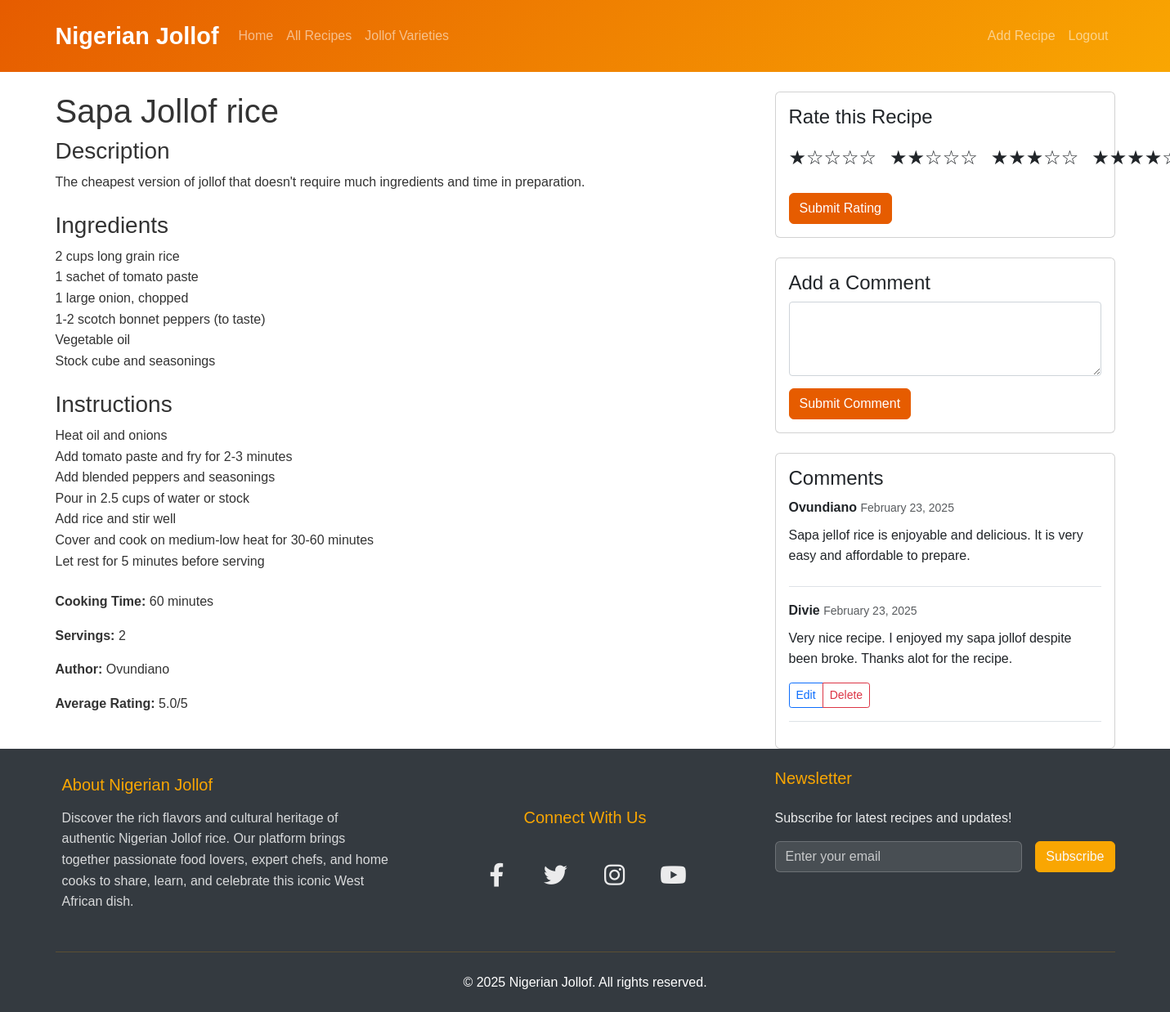
/recipe/1/ (signed in), run on the app's committed database.
### recipes/models.py (models this page shows, shortened)
class Recipe(models.Model):
    title = models.CharField(max_length=200)
    description = models.TextField()
    ingredients = models.TextField()
    instructions = models.TextField()
    cooking_time = models.IntegerField(help_text="Cooking time in minutes")
    servings = models.IntegerField()
    image = models.ImageField(upload_to='recipes/', blank=True, null=True)
    created_at = models.DateTimeField(auto_now_add=True)
    updated_at = models.DateTimeField(auto_now=True)
    category = models.ForeignKey(Category, on_delete=models.SET_NULL, null=True)
    author = models.ForeignKey(User, on_delete=models.CASCADE)
    def average_rating(self):
        ratings = self.ratings.all()
        if ratings:
            return sum([rating.value for rating in ratings]) / len(ratings)
        return 0

class Rating(models.Model):
    recipe = models.ForeignKey('Recipe', on_delete=models.CASCADE, related_name='ratings')
    user = models.ForeignKey(User, on_delete=models.CASCADE)
    value = models.IntegerField(choices=[(i, i) for i in range(1, 6)])  # 1-5 rating
    created_at = models.DateTimeField(auto_now_add=True)
    class Meta:
        unique_together = ('recipe', 'user')  # One rating per user per recipe

class Comment(models.Model):
    recipe = models.ForeignKey(Recipe, on_delete=models.CASCADE)
    user = models.ForeignKey(User, on_delete=models.CASCADE)
    content = models.TextField()
    created_at = models.DateTimeField(auto_now_add=True)

### recipes/views.py (the view, shortened to what this page needs)
# urls.py: path('recipe/<int:pk>/', views.RecipeDetailView.as_view(), name='recipe_detail'),
class RecipeDetailView(DetailView):
    model = Recipe
    template_name = 'recipes/recipe_detail.html'
    def get_context_data(self, **kwargs):
        context = super().get_context_data(**kwargs)
        context['comment_form'] = CommentForm()
        context['rating_form'] = RatingForm()
        if self.request.user.is_authenticated:
            existing_rating = Rating.objects.filter(
                recipe=self.object,
                user=self.request.user
            ).first()
            if existing_rating:
                context['rating_form'] = RatingForm(initial={'value': existing_rating.value})
        context['comments'] = self.object.comment_set.all().order_by('-created_at')
        return context

### recipes/forms.py
class CommentForm(forms.ModelForm):
    class Meta:
        model = Comment
        fields = ['content']
        widgets = {
            'content': forms.Textarea(attrs={'rows': 3})
        }

class RatingForm(forms.ModelForm):
    value = forms.ChoiceField(
        choices=[(i, f"{'★' * i}{'☆' * (5-i)}") for i in range(1, 6)],
        widget=forms.RadioSelect(attrs={'class': 'rating-input'}),
        label='Rate this recipe'
    )
    class Meta:
        model = Rating
        fields = ['value']

### recipes/templates/recipes/recipe_detail.html (shortened to what this page needs)
{% extends 'recipes/base.html' %}
{% block content %}
<div class="row">
    <div class="col-md-8">
        <h1>{{ recipe.title }}</h1>
        <div class="mb-4">
            <h3>Description</h3>
            <p>{{ recipe.description }}</p>
        </div>
        <div class="mb-4">
            <h3>Ingredients</h3>
            {{ recipe.ingredients|linebreaks }}
        </div>
        <div class="mb-4">
            <h3>Instructions</h3>
            {{ recipe.instructions|linebreaks }}
        </div>
        <div class="mb-4">
            <p><strong>Cooking Time:</strong> {{ recipe.cooking_time }} minutes</p>
            <p><strong>Servings:</strong> {{ recipe.servings }}</p>
            <p><strong>Author:</strong> {{ recipe.author.username }}</p>
            <p><strong>Average Rating:</strong> {{ recipe.average_rating|floatformat:1 }}/5</p>
        </div>
    </div>
    <div class="col-md-4">
        {% if user.is_authenticated %}
            <div class="card mb-4">
                <div class="card-body">
                    <h4>Rate this Recipe</h4>
                    <form method="post">
                        <div class="rating-container">
                            {{ rating_form.value }}
                        </div>
                        <button type="submit" class="btn btn-primary mt-2">Submit Rating</button>
                    </form>
                </div>
            </div>
            <div class="card mb-4">
                <div class="card-body">
                    <h4>Add a Comment</h4>
                    <form method="post">
                        <div class="form-group">
                            {{ comment_form.content }}
                        </div>
                        <button type="submit" class="btn btn-primary mt-2">Submit Comment</button>
                    </form>
                </div>
            </div>
        {% else %}
            <div class="alert alert-info">
                Please <a href="{% url 'login' %}">login</a> to rate and comment on recipes.
            </div>
        {% endif %}
        <div class="card">
            <div class="card-body">
                <h4>Comments</h4>
                {% for comment in comments %}
                    <div class="mb-3 border-bottom pb-2">
                        <strong>{{ comment.user.username }}</strong>
                        <small class="text-muted">{{ comment.created_at|date:"F d, Y" }}</small>
                        <p class="mt-2">{{ comment.content }}</p>
                        {% if user == comment.user %}
                            <div class="btn-group btn-group-sm mb-2">
                                <a href="{% url 'recipes:edit_comment' comment.id %}"
                                    class="btn btn-outline-primary">
                                    Edit
                                </a>
                                <a href="{% url 'recipes:delete_comment' comment.id %}"
                                    class="btn btn-outline-danger">
                                    Delete
                                </a>
                            </div>
                        {% endif %}
                    </div>
                {% empty %}
                    <p class="text-muted">No comments yet.</p>
                {% endfor %}
            </div>
        </div>
    </div>
</div>
{% endblock %}

### recipes/static/recipes/css/style.css (style rules this page uses)
:root { --primary-color: #e65c00; --secondary-color: #f9a602; --accent-color: #2c3e50; --text-color: #333; --light-bg: #f8f9fa; --facebook-color: #2d4373; --twitter-color: #1a6b9e; --instagram-color: #c13584; --youtube-color: #cc0000; }
body { font-family: 'Poppins', sans-serif; color: var(--text-color); line-height: 1.6; }
.btn-primary { background-color: var(--primary-color); border-color: var(--primary-color); }
.rating-container { margin: 1rem 0; }
.rating-input { display: flex; gap: 1rem; }
.rating-input label { cursor: pointer; font-size: 1.5rem; }
textarea { width: 100%; padding: 0.375rem 0.75rem; border: 1px solid #ced4da; border-radius: 0.25rem; }
.btn-group-sm .btn { padding: 0.25rem 0.5rem; font-size: 0.875rem; line-height: 1.5; border-radius: 0.2rem; }

### data on the page
Recipe: title "Sapa Jollof rice", description "The cheapest version of jollof that doesn't require much ingredients and time in preparation.", ingredients "2 cups long grain rice 1 sachet of tomato paste 1 large onion, chopped 1-2 scotch bonnet peppers (to taste) Vegetable oil Stock cube and seasonings", instructions "Heat oil and onions Add tomato paste and fry for 2-3 minutes Add blended peppers and seasonings Pour in 2.5 cups of water or stock Add rice and stir well Cover and cook on medium-low heat for 30-60 minutes Let rest for 5 minutes before serving", cooking_time "60", servings "2", author.username "Ovundiano", average_rating "5.0"
Comment: user.username "Ovundiano", created_at "February 23, 2025", content "Sapa jellof rice is enjoyable and delicious. It is very easy and affordable to prepare."
Comment: user.username "Divie", created_at "February 23, 2025", content "Very nice recipe. I enjoyed my sapa jollof despite been broke. Thanks alot for the recipe.", shows "Edit"
